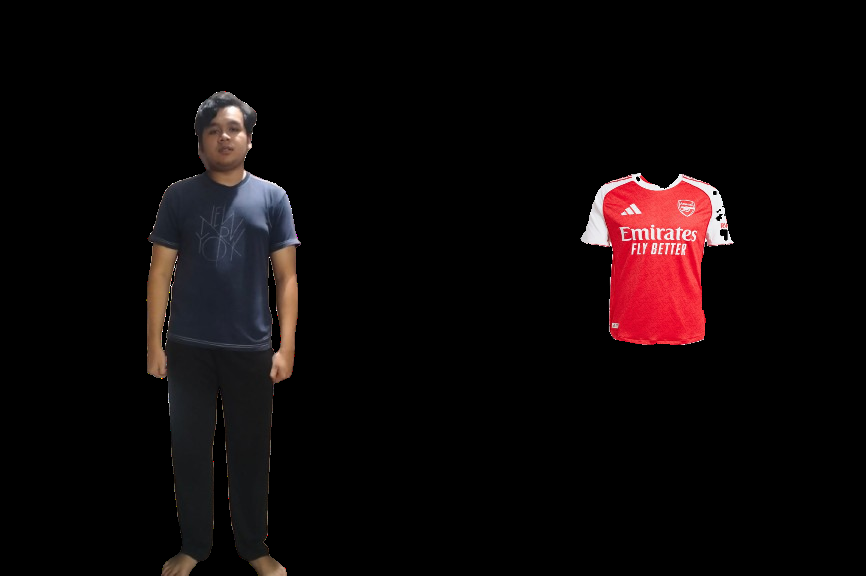
#> input picture Scripts/Python/DatasetImplementation/Output/comparison.png, 866 x 576 px, given in place of 5_final_extracted.png, which was not available
$ python inspect_files.py
#> lines starting #> are read from the running program, lines starting #| are printed output that depends on the picture; pictures that were not available may be replaced by others from this repository, and a replacement may not be noted
"""
Debug what's in the files
"""

import cv2
import numpy as np

# Check the extracted shirt
shirt_img = cv2.imread("Output/5_final_extracted.png")
#> shirt_img is the input picture: shape (576, 866, 3); mean B, G, R 8.5, 7.9, 13.9
shirt_mask = cv2.imread("Output/4_shirt_only.png", cv2.IMREAD_GRAYSCALE)
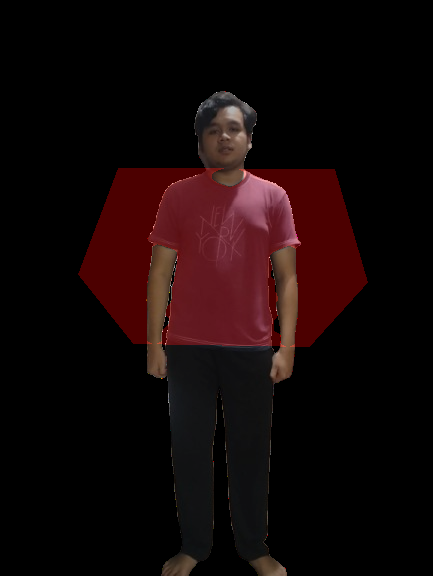
#> input picture Scripts/Python/DatasetImplementation/Output/4_shirt_only.png, 433 x 576 px
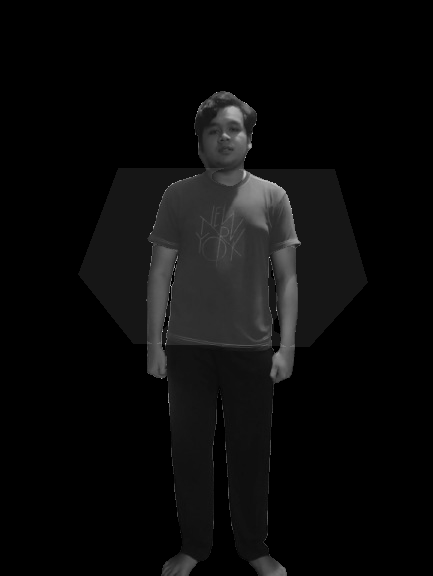
#> shirt_mask: shape (576, 433); min 0, max 201, mean 10.9

print("=== FILE INSPECTION ===")

if shirt_img is not None:
    print(f"\n5_final_extracted.png:")
    print(f"  Shape: {shirt_img.shape}")
#|   Shape: (576, 866, 3)
    print(f"  Min: {shirt_img.min()}, Max: {shirt_img.max()}, Mean: {shirt_img.mean():.1f}")
#|   Min: 0, Max: 255, Mean: 10.1
    non_black = np.count_nonzero(shirt_img.sum(axis=2))
#> non_black = 66003
    print(f"  Non-black pixels: {non_black}")
#|   Non-black pixels: 66003
else:
    print("\n✗ Could not load 5_final_extracted.png")

if shirt_mask is not None:
    print(f"\n4_shirt_only.png:")
    print(f"  Shape: {shirt_mask.shape}")
#|   Shape: (576, 433)
    print(f"  White pixels (shirt): {np.count_nonzero(shirt_mask)}")
#|   White pixels (shirt): 68107
else:
    print("\n✗ Could not load 4_shirt_only.png")

# Load jersey
jersey = cv2.imread("../../../Assets/Jerseys/PremierLeague/Home/Arsenal Home.jpg")
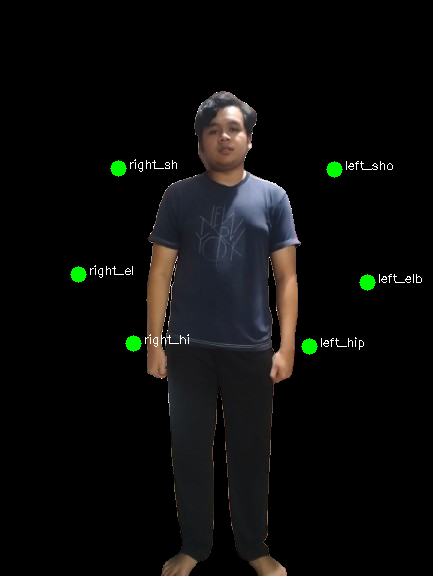
#> input picture Scripts/Python/DatasetImplementation/Output/debug_keypoints.png, 433 x 576 px, given in place of Arsenal Home.jpg, which was not available
#> jersey is the input picture: shape (576, 433, 3); mean B, G, R 11.2, 12.2, 12.1
if jersey is not None:
    print(f"\nArsenal Home.jpg:")
    print(f"  Shape: {jersey.shape}")
#|   Shape: (576, 433, 3)
    print(f"  Min: {jersey.min()}, Max: {jersey.max()}")
#|   Min: 0, Max: 255
else:
    print("\n✗ Could not load Arsenal jersey")
